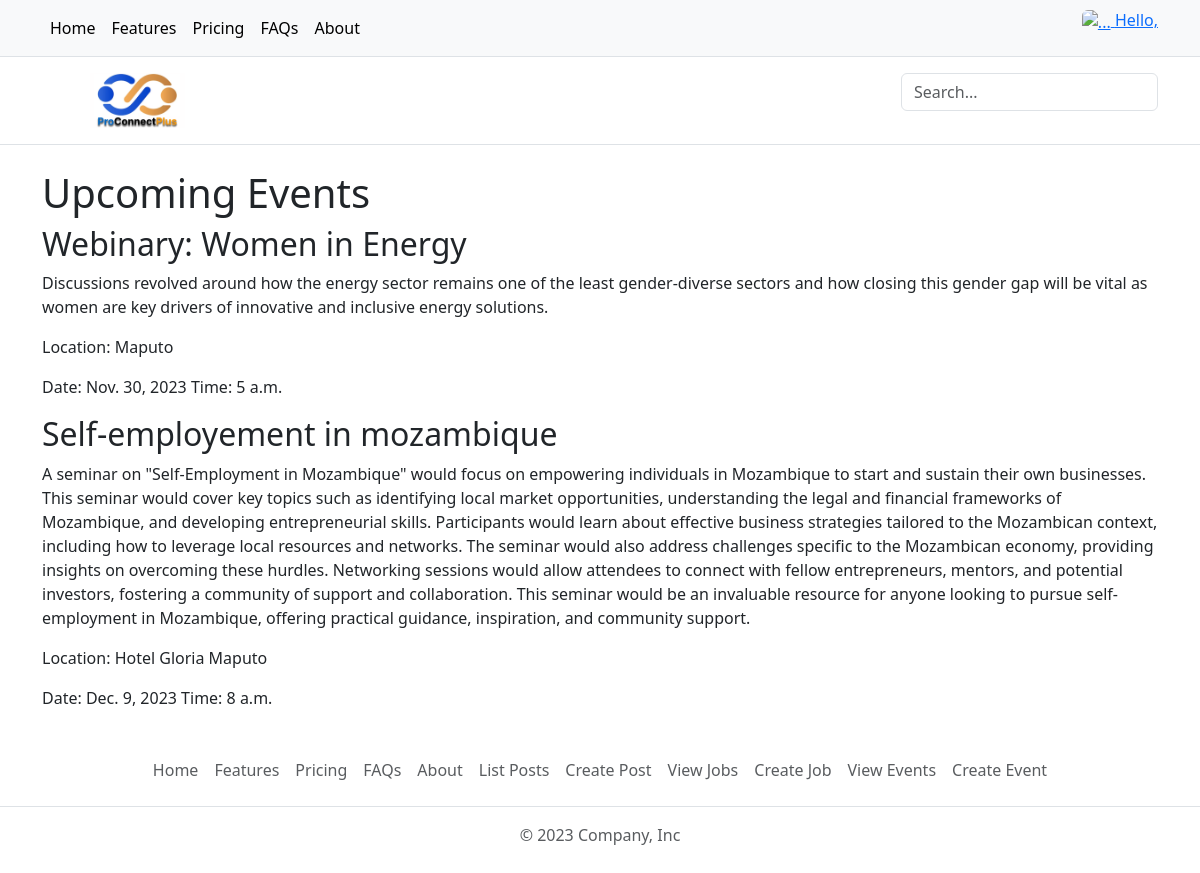
Screenshot of /events/ with the database file from the repository.
### events/models.py (models this page shows, shortened)
class Event(models.Model):
    title = models.CharField(max_length=200)
    description = models.TextField()
    location = models.CharField(max_length=100)
    date = models.DateField()
    time = models.TimeField()

### events/views.py (the view)
# urls.py: path('', event_list, name='event_list'),
def event_list(request):
    events = Event.objects.all().order_by('date', 'time')
    return render(request, 'event_list.html', {'events': events})

### events/templates/event_list.html
{% extends "proconnectplus/base.html" %}
{% block content %}
  <h1>Upcoming Events</h1>
  {% for event in events %}
    <div>
      <h2>{{ event.title }}</h2>
      <p>{{ event.description }}</p>
      <p>Location: {{ event.location }}</p>
      <p>Date: {{ event.date }} Time: {{ event.time }}</p>
    </div>
  {% endfor %}
{% endblock %}

### rows the page displays
Event: title "Webinary: Women in Energy", description "Discussions revolved around how the energy sector remains one of the least gender-diverse sectors and how closing this gender gap will be vital as women are key drivers of innovative and inclusive energy solutions.", location "Maputo", date "Nov. 30, 2023", time "5 a.m."
Event: title "Self-employement in mozambique", description "A seminar on \"Self-Employment in Mozambique\" would focus on empowering individuals in Mozambique to start and sustain their own businesses. This seminar would cover key topics such as identifying local market opportunities, understanding the legal and financial frameworks of Mozambique, and developing entrepreneurial skills. Participants would learn about effective business strategies tailored to the Mozambican context, including how to leverage local resources and networks. The seminar would also address challenges specific to the Mozambican economy, providing insights on overcoming these hurdles. Networking sessions would allow attendees to connect with fellow entrepreneurs, mentors, and…", location "Hotel Gloria Maputo", date "Dec. 9, 2023", time "8 a.m."
